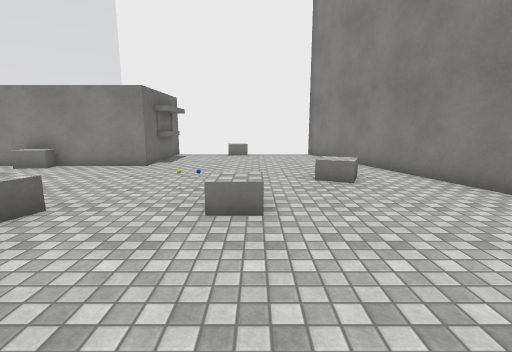
View 1 (above)

12 first-person views from a walk through a Unity game level. The camera is 1.5 m above the floor, tilts 10° down and sees 85° across. The floor is counted in squares, 1 m on a side. Each view is taken from the middle of a square. On the plan, view 1 faces up. The plan holds only what a view shows up to about 14 squares ahead; the rest is blank. The place goes on beyond the plan. Surface patterns are stand-ins for the level's own textures.

View 2
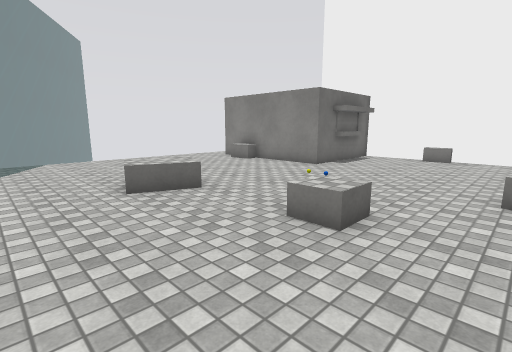

View 3
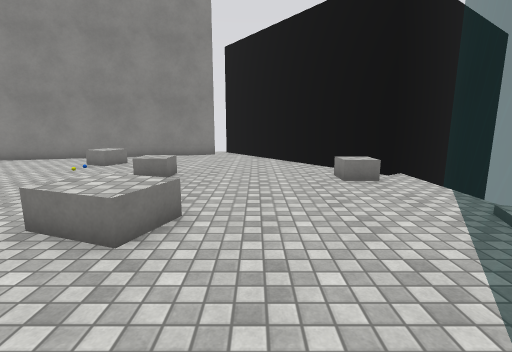

View 4
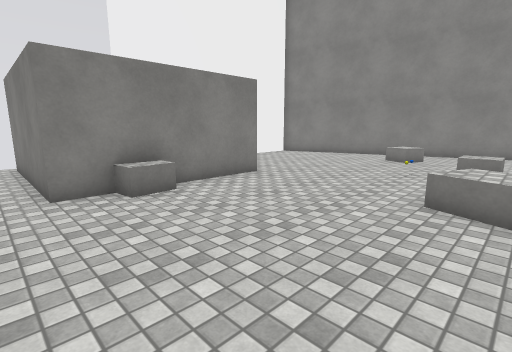

View 5
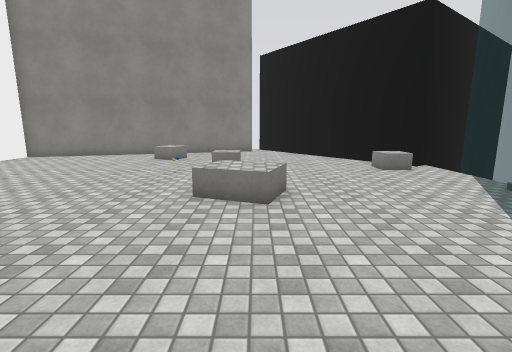

View 6
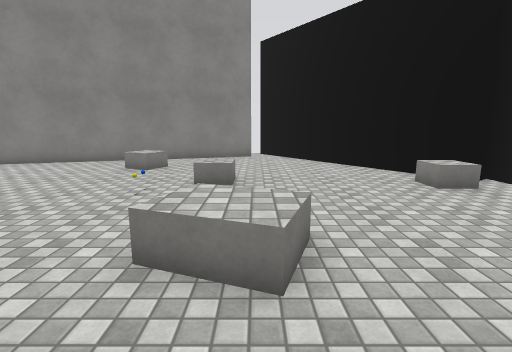

View 7
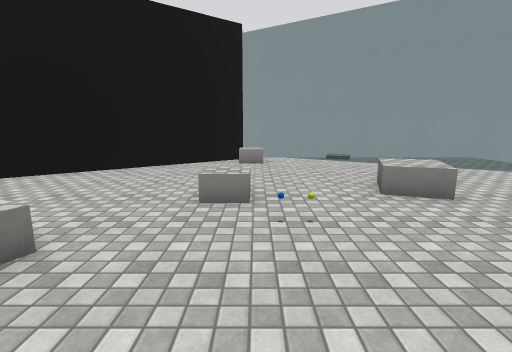

View 8
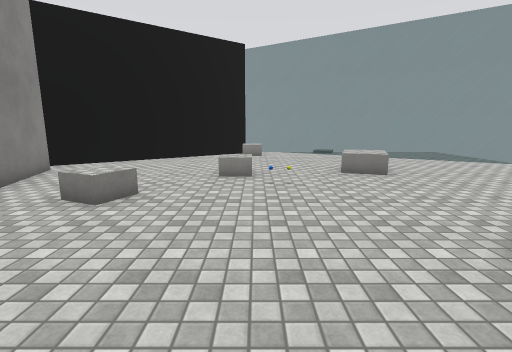

View 9
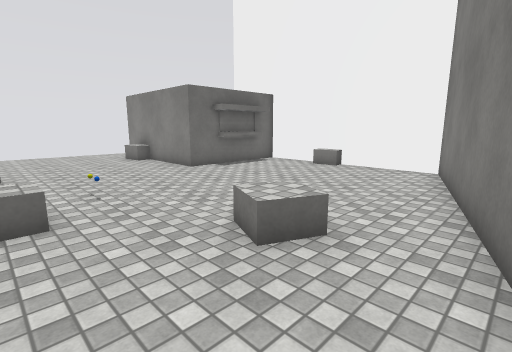

View 10
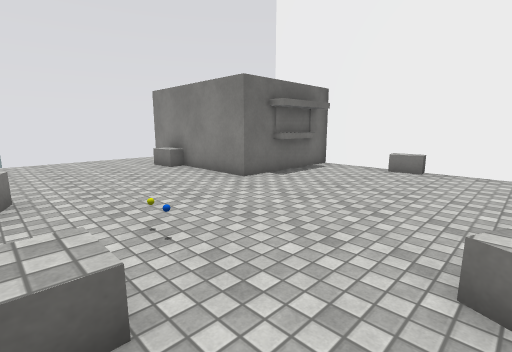

View 11
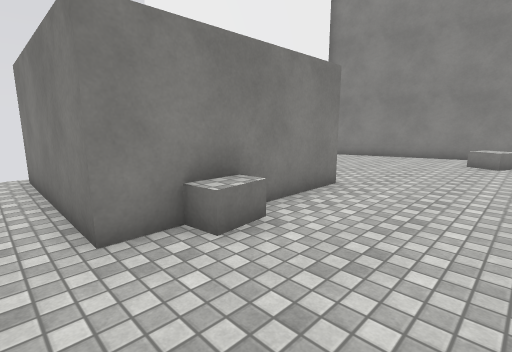

View 12
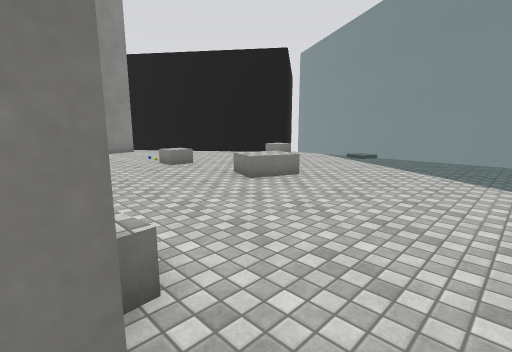

### Floor plan
Key: @ floor where view 1 was taken; # wall or solid block; . floor; = window, fence, low wall or low ledge; C cube; B block.
Columns run from 14 left of view 1 to 7 right of it. Each row starts with its distance up from view 1.
 17    ..
 16    .#     #  C
 15    .#     ###C####
 14    .#     #......#
 13    .#     #......##
 12    .#     #.......#
 11    .##C####.......#
 10    ..CC...........##
  9    .............C..#
  8    .............CC.#
  7    ................##
  6    .................#
  5    ......BB..CC.....#
  4 ==#.....BBB..........
  3 #==.......B..........#
  2   #==..............###
  1    .===...........##
  0    ...==......@.###
 -1    .....==...CC##
 -2    ......===..##
 -3           #===##
 -4             #==#
 -5              #=##

Positions as (right, up) in squares from view 1, and headings:
1: (0, 0), facing up
2: (2, 1), facing up-left
3: (-9, 2), facing right
4: (-11, 4), facing up-right
5: (-11, 4), facing right
6: (-8, 4), facing right
7: (-1, 11), facing down
8: (-1, 14), facing down
9: (5, 5), facing up-left
10: (2, 5), facing up-left
11: (-11, 7), facing up-right
12: (-11, 11), facing down-right
